Frame 1 (no input): blank canvas, image omitted
Frame 60 (the mouse pressed at the canvas centre just before this capture): blank canvas, image omitted
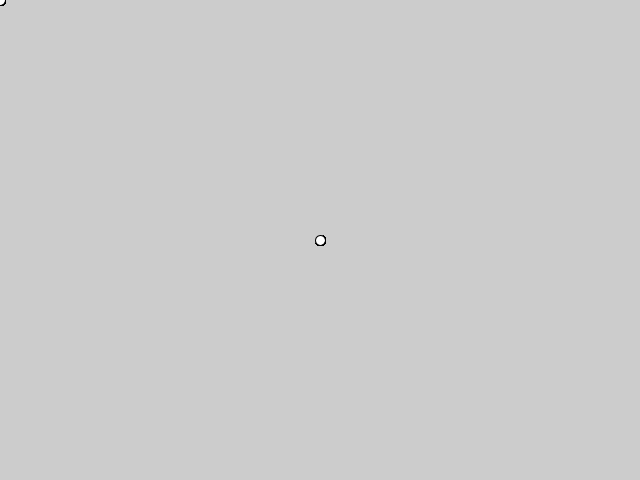
Frame 120 (the mouse held since frame 60 and released just before this capture)

The Processing sketch whose frames 1 and 60 were blank and that drew this single picture after the mouse press (run headless with seeded random() and noise(); from frame 60 on, the mouse is pressed at the canvas centre):

// Processing sketch: hello_world
// ── hello_world.pde
int size = 10;

void setup()
{
   size(640, 480); 
}

void draw()
{
   circle(mouseX, mouseY, size); 
}
